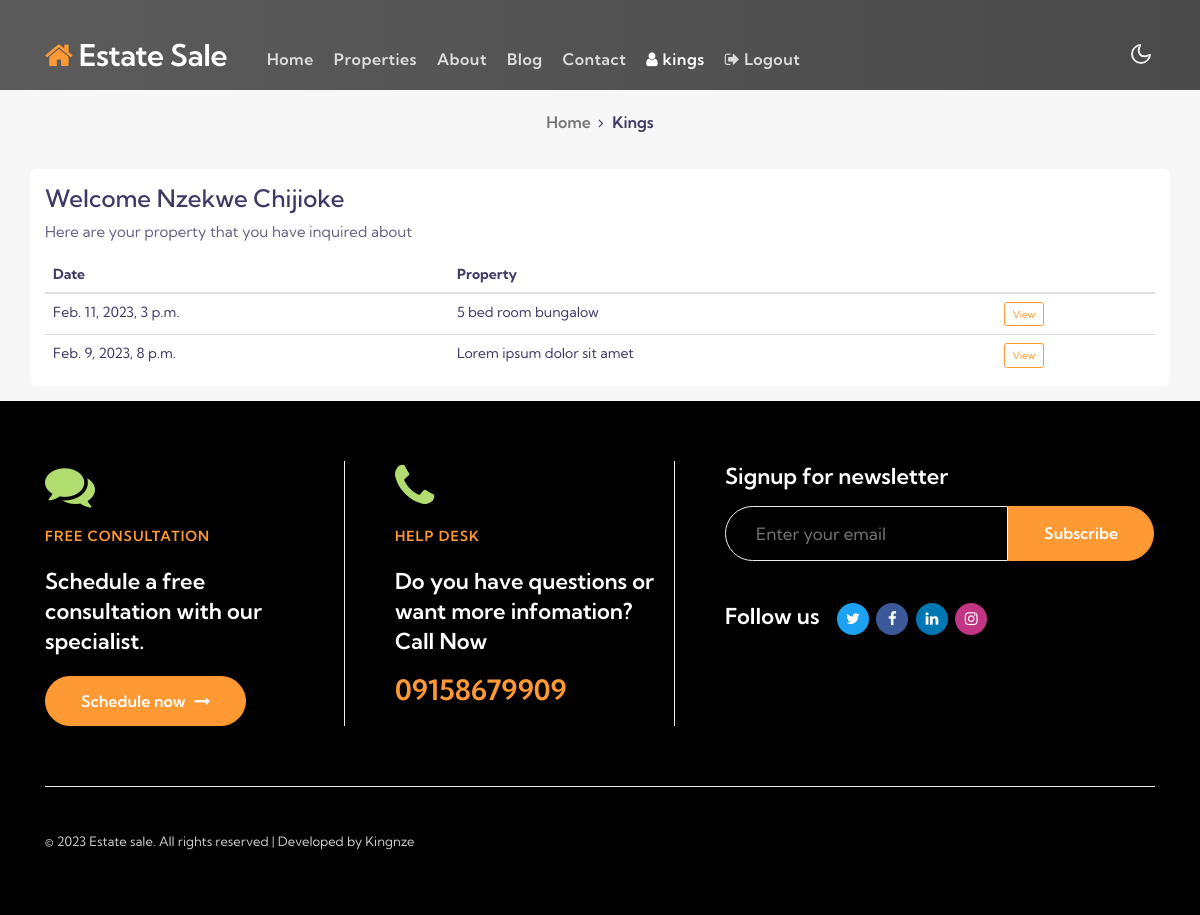
Screenshot of /logmein/dashboard (signed in) with the database file from the repository.
### contacts/models.py (models this page shows, shortened)
class Contact(models.Model):
    myproperty = models.CharField(max_length=200,null=True, blank=True)
    myproperty_id = models.IntegerField(null=True, blank=True)
    name = models.CharField(max_length=200)
    email = models.CharField(max_length=100)
    phone = models.CharField(max_length=100)
    message = models.TextField(blank=True)
    contact_date = models.DateTimeField(default=datetime.now, blank=True)
    user_id = models.IntegerField(blank=True)

### logmein/views.py (the view)
# urls.py: path('dashboard',views.dashboard,name='dashboard')
def dashboard(request):
   user_contacts = Contact.objects.order_by('-contact_date').filter(user_id=request.user.id)
   context = {
      'contacts': user_contacts
   }
   return render(request,'logmein/dashboard.html',context)

### templates/logmein/dashboard.html (shortened to what this page needs)
{% extends "base.html" %}
{% load humanize %}
{% block content %}
<section class="w3l-about-breadcrumb">
    <div class="breadcrumb-bg breadcrumb-bg-about pt-5">
        <div class="container pt-lg-5 py-5">
        </div>
    </div>
</section>
<section class="w3l-breadcrumb">
    <div class="container">
        <ul class="breadcrumbs-custom-path">
            <li><a href="{% url 'index' %}">Home</a></li>
            <li class="active"><span class="fa fa-angle-right mx-2" aria-hidden="true"></span> {{ user.username }}</li>
        </ul>
    </div>
</section>
<section  id="dashboard" class="py-4">
    <div class="container" style="background-color: var(--bg-color);  border-radius: 7px;">
        <div class="row">
            <div class="col-md-12">
                <br>
                <h2 style="color: var(--heading-color);" class="mb-2">Welcome {{ user.first_name }} {{ user.last_name }}</h2>
                {% if contacts %}
                <p style="color: var(--heading-color);" class="mb-3">Here are your property that you have inquired about</p>
                <table class="table" >
                    <thead>
                        <tr>
                            <th style="color: var(--heading-color); font-size: 14px;" scope="col">Date</th>
                            <th style="color: var(--heading-color); font-size: 14px;" scope="col">Property</th>
                            <th></th>
                        </tr>
                    </thead>
                    <tbody>
                        {% for contact in contacts %}
                        <tr>
                            <td style="color: var(--heading-color); font-size: 14px;">{{ contact.contact_date }}</td>
                            <td style="color: var(--heading-color); font-size: 14px;">{{ contact.myproperty }}</td>
                            <td>
                                <a href="{% url 'myproperty' contact.myproperty_id %}" class="btn btn-outline-primary ">
                                    View</a>
                            </td>
                        </tr>
                      {% endfor %}
                    </tbody>
                </table>
                {% else %}
                <p style="color: var(--heading-color);">You have not made any inquire yet</p>
                {% endif %}
            </div>
        </div>
    </div>
</section>
{% endblock content %}

### templates/_nav.html (shortened to what this page needs)
{% load static %}
 <header id="site-header" class="fixed-top">
    <div class="container">
        <nav class="navbar navbar-expand-lg stroke px-0">
            <h1> <a class="navbar-brand" href="{% url 'index' %}">
                    <span class="fa fa-home"></span> Estate sale
                </a></h1>
            <div class="collapse navbar-collapse " id="navbarTogglerDemo02">
                <ul class="navbar-nav ml-lg-5 mr-auto">
                    <li
                    {% if '/' == request.path %}
                    class="nav-item active"
                    {% else %}
                    class="nav-item "
                    {% endif %}>
                        <a class="nav-link" href="{% url 'index' %}">Home <span class="sr-only">(current)</span></a>
                    </li>
                    <li
                    {% if 'myproperties' in request.path %}
                    class="nav-item active"
                    {% else %}
                    class="nav-item "
                    {% endif %}
                    >
                        <a class="nav-link" href="{% url 'myproperties' %}">Properties</a>
                    </li>
                    <li
                    {% if 'about' in request.path %}
                    class="nav-item active"
                    {% else %}
                    class="nav-item "
                    {% endif %}
                    >
                        <a class="nav-link" href="{% url 'about' %}">About</a>
                    </li>
                    <li
                    {% if 'blog' in request.path %}
                    class="nav-item active"
                    {% else %}
                    class="nav-item "
                    {% endif %}
                    >
                        <a class="nav-link" href="{% url 'blog' %}">Blog</a>
                    </li>
                    <li
                    {% if 'contact' in request.path %}
                    class="nav-item active"
                    {% else %}
                    class="nav-item "
                    {% endif %}
                    >
                        <a class="nav-link" href="{% url 'contact' %}">Contact</a>
                    </li>
                    {% if user.is_authenticated %}
                    <li
                    {% if 'dashboard' in request.path %}
                    class="nav-item active"
                    {% else %}
                    class="nav-item "
                    {% endif %}
                    >
                   <a class="nav-link" href="{% url 'dashboard' %}" ><i class="fa fa-user"></i> {{ user.username }}</a>
                 </li>
                  <li class="nav-item mr-3">
                    <a href="javascript:{document.getElementById('logout').submit()}"
                    class="nav-link">
                    <i class="fa fa-sign-out"></i> Logout
                   </a>
                  </li>
                    {% endif %}
                </ul>
            </div>
            <div class="mobile-position">
                <nav class="navigation">
                    <div class="theme-switch-wrapper">
                        <label class="theme-switch" for="checkbox">
                            <div class="mode-container">
                                <i class="gg-moon"></i>
                            </div>
                        </label>
                    </div>
                </nav>
            </div>
        </nav>
    </div>
  </header>

### rows the page displays
Contact: contact_date "Feb. 11, 2023, 3 p.m.", myproperty "5 bed room bungalow"
Contact: contact_date "Feb. 9, 2023, 8 p.m.", myproperty "Lorem ipsum dolor sit amet"

### other values shown
{{ user.username }} "kings"
{{ user.username }} "Kings"
{{ user.first_name }} "Nzekwe"
{{ user.last_name }} "Chijioke"
